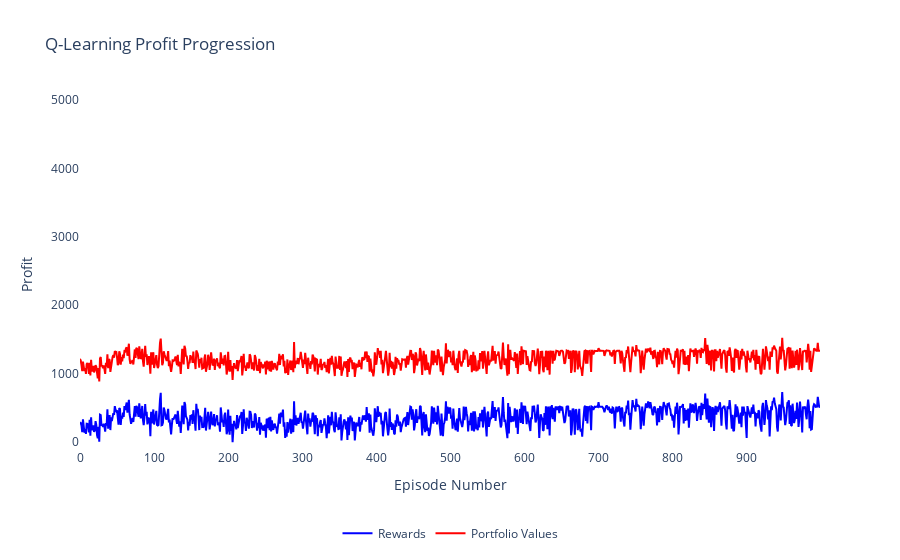

Notebook code for this chart:
### Code cell
rewards = rewards6
profits = profits6

fig = go.Figure()

# reward line
fig.add_trace(go.Scatter(x=list(range(len(rewards))), y=rewards, 
                         mode='lines', 
                         name='Rewards', 
                         line=dict(color='blue', dash='solid')))  # solid line with blue color

# portfolio line
fig.add_trace(go.Scatter(x=list(range(len(profits))), y=profits, 
                         mode='lines', 
                         name='Portfolio Values', 
                         line=dict(color='red', dash='solid')))  # solid line with red color

# plot figure
fig.update_layout(
    title='Q-Learning Profit Progression',
    xaxis=dict(title='Episode Number'),
    yaxis=dict(title='Profit', range=[-100, 5000]), 
    legend=dict(orientation='h', x=0.5, xanchor='center', y=-0.2),
    plot_bgcolor='white', 
    yaxis_showgrid=True, 
    xaxis_showgrid=True
)

# Show the plot
fig.show()

### Figure 1 — Plotly figure (JSON) as saved in the notebook; plotly's stock layout.template omitted (floating-point values rounded to 4 significant figures; data arrays with more than 128 entries replaced by an {"elided": "..."} marker saying what was removed)
{"data": [{"line": {"color": "blue", "dash": "solid"}, "mode": "lines", "name": "Rewards", "type": "scatter", "x": {"elided": "1000 int values"}, "y": {"elided": "1000 float values"}}, {"line": {"color": "red", "dash": "solid"}, "mode": "lines", "name": "Portfolio Values", "type": "scatter", "x": {"elided": "1000 int values"}, "y": {"elided": "1000 float values"}}], "layout": {"legend": {"orientation": "h", "x": 0.5, "xanchor": "center", "y": -0.2}, "plot_bgcolor": "white", "title": {"text": "Q-Learning Profit Progression"}, "xaxis": {"showgrid": true, "title": {"text": "Episode Number"}}, "yaxis": {"range": [-100, 5000], "showgrid": true, "title": {"text": "Profit"}}}}
